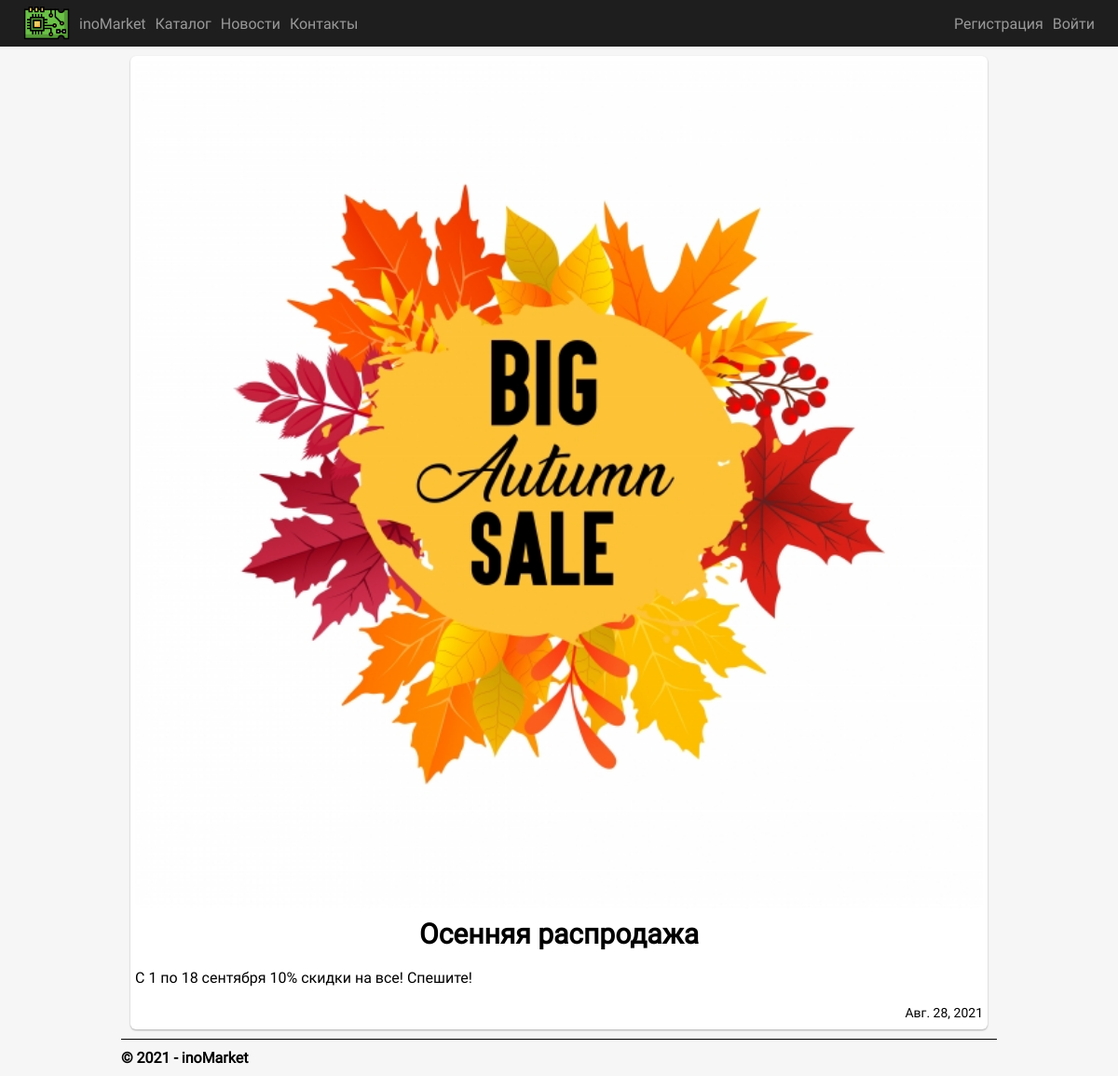
Screenshot of /news/2/ with the database file from the repository.
### app/models.py (models this page shows, shortened)
class News(models.Model):
  title = models.CharField(max_length=150, verbose_name='Заголовок новости')
  text = models.TextField(verbose_name='Текст новости')
  image = models.FileField(default = 'placeholder/placeholder.png', verbose_name = 'Изображение к новости')
  date = models.DateField(default=datetime.now(), verbose_name='Дата публикации')
  class Meta:
    db_table = "News"
    ordering = ["-date"]
    verbose_name = "Новость"
    verbose_name_plural = "Новости"

### app/views.py (the view)
# urls.py: url(r'^news/(?P<parametr>\d+)/$', app.views.news_post, name='post'),
def news_post(request, parametr):
    print('\n\n\IM HERE!!!!!!!!!!!!!!\n\n')
    post = News.objects.get(id = parametr)
    assert isinstance(request, HttpRequest)
    return render(
        request,
        'app/news_post.html',
        {
            'post' : post,
            'title':'Новости',
            'year':datetime.now().year,
        }
    )

### app/templates/app/news_post.html
{% extends "app/layout.html" %} {% block content %}
<div class="post-container">
  <div class="npc">
    <div class="img-container">
      <img src="{{post.image.url}}" />
    </div>
    <h3 class="post-title">{{post.title}}</h3>
    <p class="post-text">{{post.text}}</p>
    <p class="post-date">{{post.date}}</p>
  </div>
</div>
{% endblock %}

### app/static/app/content/style.css (style rules this page uses)
body .catalog-container .product-container .product-left .name-id-description, body .product-container .product-top-section .product-buy, body .product-container .product-bot-section .product-comments, body .cart-container .cart-info .cart-details .left-and-center .left-part, body .cart-container .cart-info .cart-details .left-and-center .center-part, body .client-orders-container .order-container .order-info, body .post-container .npc, body .user-container form .user-data .left, body .user-container form .user-data .right { display: flex; flex-direction: column; flex-wrap: nowrap; }
body, body .catalog-container .product-container .product-right, body .product-container .product-bot-section .product-description-container, body .product-container .product-bot-section .product-comments .add-comment-form div, body .cart-container .cart-info .cart-details .right-part, body .manager-orders-container .order-container .status-buttons, body .contacts-container .address-container address, body .login-container .auth-form-container, body .login-container .auth-form-container .login-form .form-group, body .registration-container .reg-form-container, body .registration-container .reg-form-container form div, body .post-container .npc .img-container, body .home-container .hcc, body .add-product-container { display: flex; flex-direction: column; flex-wrap: nowrap; align-items: center; }
* { margin: 0; padding: 0; }
html { width: 100%; }
@media screen and (min-width: 960px) { body { width: 100%; } }
body { display: inline-block; font-family: "Roboto"; background-color: #f6f6f6; }
body .post-container { min-height: calc(100vh - 110px); }
body .post-container .npc { margin: 10px 20px; background-color: #ffffff; border-radius: 6px; box-shadow: rgba(0, 0, 0, 0.3) 0px 1px 2px 0px; }
body .post-container .npc .img-container img { margin-top: 5px; width: calc(100% - 10px); flex: 0 0 auto; border-radius: 6px; }
body .post-container .npc .post-title { margin: 10px 0; text-align: center; font-size: 30px; }
body .post-container .npc .post-text { margin: 10px 5px; }
body .post-container .npc .post-date { margin: 10px 5px; font-size: 14px; text-align: right; }

### rows the page displays
News: image (picture), title "Осенняя распродажа", text "С 1 по 18 сентября 10% скидки на все! Спешите!", date "Авг. 28, 2021"
